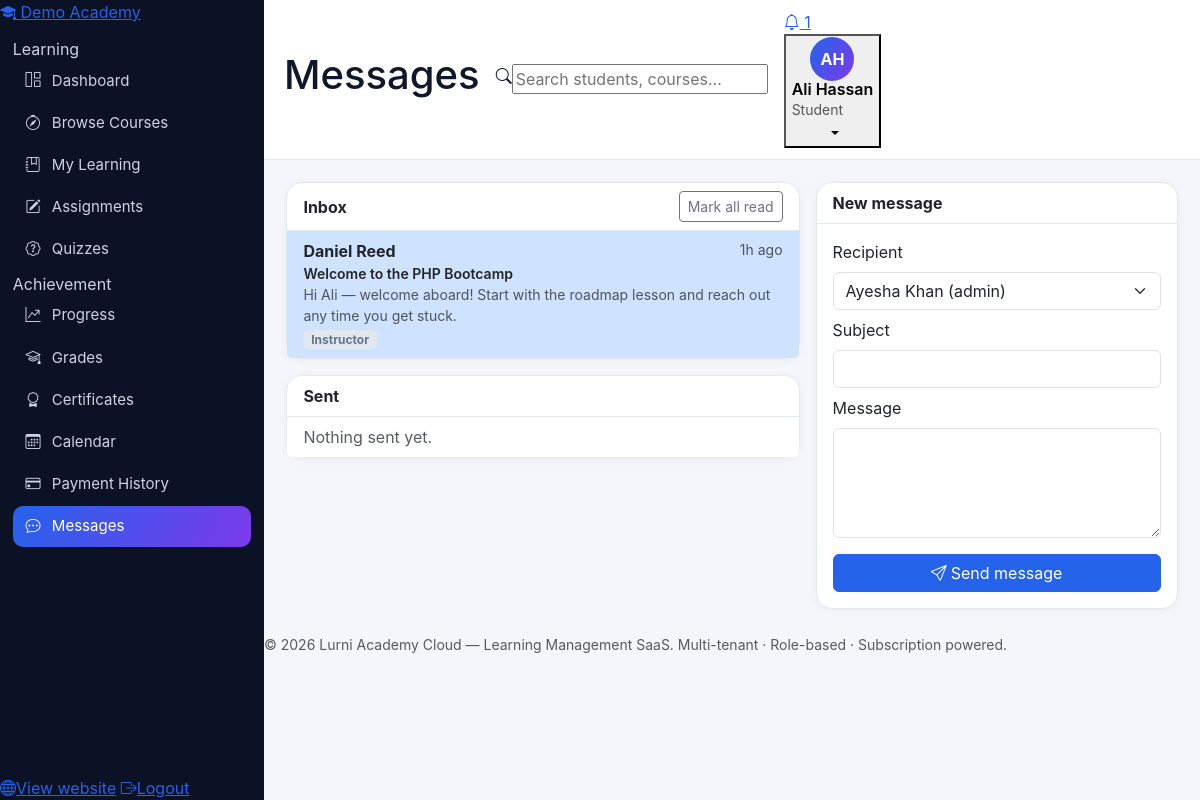
/student/messages.php (signed in), run on the app's committed database.
### tables this page shows
CREATE TABLE tenants (
  id INT UNSIGNED AUTO_INCREMENT PRIMARY KEY,
  name VARCHAR(160) NOT NULL,
  slug VARCHAR(160) NOT NULL UNIQUE,
  org_type ENUM('academy','school','university','training_center','individual') NOT NULL DEFAULT 'academy',
  email VARCHAR(190) NULL,
  phone VARCHAR(40) NULL,
  website VARCHAR(190) NULL,
  country VARCHAR(80) NULL,
  logo VARCHAR(255) NULL,
  status ENUM('active','suspended','cancelled') NOT NULL DEFAULT 'active',
  created_at DATETIME NOT NULL DEFAULT CURRENT_TIMESTAMP,
  updated_at DATETIME NOT NULL DEFAULT CURRENT_TIMESTAMP ON UPDATE CURRENT_TIMESTAMP
);

CREATE TABLE messages (
  id INT UNSIGNED AUTO_INCREMENT PRIMARY KEY,
  tenant_id INT UNSIGNED NOT NULL,
  sender_id INT UNSIGNED NOT NULL,
  receiver_id INT UNSIGNED NOT NULL,
  subject VARCHAR(190) NULL,
  body TEXT NOT NULL,
  read_at DATETIME NULL,
  created_at DATETIME NOT NULL DEFAULT CURRENT_TIMESTAMP,
  INDEX idx_msg_receiver (receiver_id),
  CONSTRAINT fk_msg_tenant FOREIGN KEY (tenant_id) REFERENCES tenants(id) ON DELETE CASCADE,
  CONSTRAINT fk_msg_sender FOREIGN KEY (sender_id) REFERENCES users(id) ON DELETE CASCADE,
  CONSTRAINT fk_msg_receiver FOREIGN KEY (receiver_id) REFERENCES users(id) ON DELETE CASCADE
);

CREATE TABLE users (
  id INT UNSIGNED AUTO_INCREMENT PRIMARY KEY,
  tenant_id INT UNSIGNED NULL,
  name VARCHAR(120) NOT NULL,
  email VARCHAR(190) NOT NULL UNIQUE,
  password_hash VARCHAR(255) NOT NULL,
  role ENUM('super_admin','admin','instructor','student') NOT NULL DEFAULT 'student',
  status ENUM('active','pending','suspended') NOT NULL DEFAULT 'active',
  avatar VARCHAR(255) NULL,
  phone VARCHAR(40) NULL,
  email_verified_at DATETIME NULL,
  verification_token VARCHAR(120) NULL,
  activation_token VARCHAR(120) NULL,
  two_factor_secret VARCHAR(120) NULL,
  remember_token VARCHAR(64) NULL,
  failed_attempts TINYINT UNSIGNED NOT NULL DEFAULT 0,
  locked_until DATETIME NULL,
  last_login_at DATETIME NULL,
  created_at DATETIME NOT NULL DEFAULT CURRENT_TIMESTAMP,
  updated_at DATETIME NOT NULL DEFAULT CURRENT_TIMESTAMP ON UPDATE CURRENT_TIMESTAMP,
  INDEX idx_users_tenant (tenant_id),
  INDEX idx_users_role (role),
  CONSTRAINT fk_users_tenant FOREIGN KEY (tenant_id) REFERENCES tenants(id) ON DELETE CASCADE
);

### student/messages.php (called while the page is built, shortened)
<?php
require_once __DIR__ . '/../includes/auth.php';
require_once __DIR__ . '/../includes/messenger.php';
$me = require_role(['student']);
$tid = require_tenant();
$pageTitle = 'Messages'; $active = 'messages';
require __DIR__ . '/../includes/header.php';
render_messenger($pdo, $me, $tid);
require __DIR__ . '/../includes/footer.php';

### includes/functions.php (called while the page is built, shortened)
<?php
function e(?string $v): string { return htmlspecialchars($v ?? '', ENT_QUOTES, 'UTF-8'); }
function time_ago(?string $dt): string {
    $s = time() - strtotime($dt);
    if ($s < 86400) return (int)($s / 3600) . 'h ago';
    return date('M j, Y', strtotime($dt));
}
function current_user(): ?array { return $_SESSION['user'] ?? null; }

### includes/auth.php (called while the page is built, shortened)
<?php
require_once __DIR__ . '/functions.php';
function role_home(string $role): string {
    return match ($role) {
        'super_admin' => '/super-admin/index.php',
        'admin'       => '/admin/dashboard.php',
        'instructor'  => '/instructor/dashboard.php',
        'student'     => '/student/dashboard.php',
        default       => '/index.php',
    };
}

### includes/messenger.php (the view, shortened to what this page needs)
<?php
function render_messenger(PDO $pdo, array $me, int $tid): void {
    $inbox = $pdo->prepare("SELECT m.*, u.name AS sender_name, u.role AS sender_role FROM messages m JOIN users u ON u.id=m.sender_id
        WHERE m.receiver_id=? AND m.tenant_id=? ORDER BY m.created_at DESC LIMIT 40");
    $inbox->execute([$me['id'], $tid]); $inbox = $inbox->fetchAll();
    $sent = $pdo->prepare("SELECT m.*, u.name AS receiver_name FROM messages m JOIN users u ON u.id=m.receiver_id
        WHERE m.sender_id=? AND m.tenant_id=? ORDER BY m.created_at DESC LIMIT 20");
    $sent->execute([$me['id'], $tid]); $sent = $sent->fetchAll();
    $people = $pdo->prepare("SELECT id, name, role FROM users WHERE tenant_id=? AND id<>? AND status IN ('active','pending') ORDER BY role, name");
    $people->execute([$tid, $me['id']]); $people = $people->fetchAll();
    ?>
<div class="row g-3">
  <div class="col-xl-7">
    <div class="card mb-3"><div class="card-header bg-white d-flex justify-content-between align-items-center"><span class="fw-bold">Inbox</span>
      <form method="post"><?= csrf_field() ?><input type="hidden" name="action" value="mark_read"><button class="btn btn-sm btn-outline-secondary">Mark all read</button></form></div>
      <ul class="list-group list-group-flush">
      <?php foreach ($inbox as $m): ?>
        <li class="list-group-item <?= $m['read_at'] ? '' : 'bg-primary-subtle bg-opacity-25' ?>">
          <div class="d-flex justify-content-between"><strong><?= e($m['sender_name']) ?></strong><small class="text-muted"><?= e(time_ago($m['created_at'])) ?></small></div>
          <?php if ($m['subject']): ?><div class="fw-semibold small"><?= e($m['subject']) ?></div><?php endif; ?>
          <p class="text-muted small mb-0"><?= nl2br(e($m['body'])) ?></p>
          <span class="badge bg-secondary-subtle text-secondary text-capitalize"><?= e(str_replace('_', ' ', $m['sender_role'])) ?></span>
        </li>
      <?php endforeach; ?>
      </ul></div>
    <div class="card"><div class="card-header bg-white fw-bold">Sent</div>
      <ul class="list-group list-group-flush">
      <?php if (!$sent): ?><li class="list-group-item text-muted">Nothing sent yet.</li><?php endif; ?>
      </ul></div>
  </div>
  <div class="col-xl-5"><div class="card"><div class="card-header bg-white fw-bold">New message</div><div class="card-body">
    <form method="post"><?= csrf_field() ?><input type="hidden" name="action" value="send_message">
      <div class="mb-2"><label class="form-label">Recipient</label><select class="form-select" name="receiver_id" required>
        <?php foreach ($people as $p): ?><option value="<?= (int)$p['id'] ?>"><?= e($p['name']) ?> (<?= e(str_replace('_', ' ', $p['role'])) ?>)</option><?php endforeach; ?>
      </select></div>
      <div class="mb-2"><label class="form-label">Subject</label><input class="form-control" name="subject"></div>
      <div class="mb-3"><label class="form-label">Message</label><textarea class="form-control" name="body" rows="4" required></textarea></div>
      <button class="btn btn-primary w-100"><i class="bi bi-send me-1"></i>Send message</button>
    </form></div></div></div>
</div>
    <?php
}

### includes/sidebar.php (shortened to what this page needs)
<?php
$u = current_user();
$role = $u['role'] ?? 'student';
$active = $active ?? '';
$tenantName = $tenantName ?? APP_NAME;
$items = $menus[$role] ?? $menus['student'];
?>
<aside class="sidebar" id="appSidebar">
  <a class="sidebar-brand" href="<?= e(role_home($role)) ?>">
    <span class="brand-mark"><i class="bi bi-mortarboard-fill"></i></span>
    <span class="brand-text"><?= e($tenantName) ?></span>
  </a>
  <nav class="sidebar-nav">
    <?php foreach ($items as $item): ?>
      <?php if (isset($item['section'])): ?>
        <div class="nav-section"><?= e($item['section']) ?></div>
      <?php else: ?>
        <a class="nav-link-app <?= $active === $item['key'] ? 'active' : '' ?>" href="<?= e($item['href']) ?>">
          <i class="bi <?= e($item['icon']) ?>"></i><span><?= e($item['label']) ?></span>
        </a>
      <?php endif; ?>
    <?php endforeach; ?>
  </nav>
  <div class="sidebar-foot">
    <a class="nav-link-app" href="/index.php"><i class="bi bi-globe"></i><span>View website</span></a>
    <a class="nav-link-app" href="/auth/logout.php"><i class="bi bi-box-arrow-right"></i><span>Logout</span></a>
  </div>
</aside>

### assets/css/style.css (style rules this page uses)
:root { --blue:#2563eb; --blue-dark:#1d4ed8; --violet:#7c3aed; --violet-soft:#ede9fe; --ink:#0f172a; --muted:#64748b; --line:#e2e8f0; --bg:#f4f6fb; --card:#ffffff; --grad:linear-gradient(120deg,#2563eb 0%,#7c3aed 100%); --grad-soft:linear-gradient(135deg,#dbeafe 0%,#ede9fe 55%,#ffffff 100%); }
body { background:var(--bg);color:var(--ink);font-family:'Inter',system-ui,-apple-system,'Segoe UI',Roboto,sans-serif; }
a { color:var(--blue); }
.btn-primary { background:var(--blue);border-color:var(--blue); }
.sidebar { width:264px;background:#0b1226;color:#cbd5e1;display:flex;flex-direction:column;position:sticky;top:0;height:100vh;flex-shrink:0;z-index:60; }
.sidebar nav { padding:.8rem;overflow-y:auto;flex:1; }
.sidebar nav a { display:flex;align-items:center;gap:.7rem;color:#cbd5e1;text-decoration:none;padding:.55rem .8rem;border-radius:10px;font-size:.94rem;margin-bottom:2px; }
.sidebar nav a.active { background:var(--grad);color:#fff; }
.card { border:1px solid var(--line);border-radius:16px;box-shadow:0 2px 10px rgba(15,23,42,.04); }
.card-header { border-bottom:1px solid var(--line);border-radius:16px 16px 0 0 !important; }
.badge.bg-secondary-subtle { background:#e2e8f0 !important; }
.text-secondary { color:#64748b !important; }

### data on the page
tenants: name "Demo Academy"
messages: sender.name "Daniel Reed", created_at "1h ago", subject "Welcome to the PHP Bootcamp", body "Hi Ali — welcome aboard! Start with the roadmap lesson and reach out any time you get stuck.", sender.role "Instructor"

### other printed values
$item['section'] "Learning"
$item['label'] "Dashboard"
$item['label'] "Browse Courses"
$item['label'] "My Learning"
$item['label'] "Assignments"
$item['label'] "Quizzes"
$item['section'] "Achievement"
$item['label'] "Progress"
$item['label'] "Grades"
$item['label'] "Certificates"
$item['label'] "Calendar"
$item['label'] "Payment History"
$item['label'] "Messages"
$pageTitle "Messages"
$unread "1"
